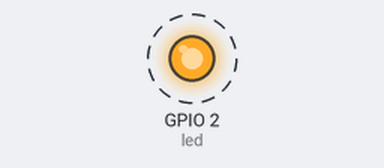
This program was run on a simulated ESP32 board running MicroPython. Shown: output pins drawn as LEDs (lit = HIGH). Dashed ring = blinking. What the program prints to the serial console is not drawn.

Above: at 0.5 s.
Timing chart, 0 to 4.6 s (numbered marks = the images above):
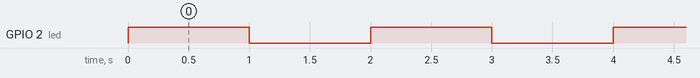

Measured:
- by itself, GPIO 2 (led): alternates HIGH for 1.0 s and LOW for 1.0 s

The program:

led_blinking.py
```python
import machine
import time

# Set up the LED pin (usually GPIO2)
led = machine.Pin(2, machine.Pin.OUT)

while True:
    led.value(1)  # Turn the LED on
    print("LED is ON")
    time.sleep(1)  # Wait for 1 second
    led.value(0)  # Turn the LED off
    print("LED is OFF")
    time.sleep(1)  # Wait for 1 second
```
